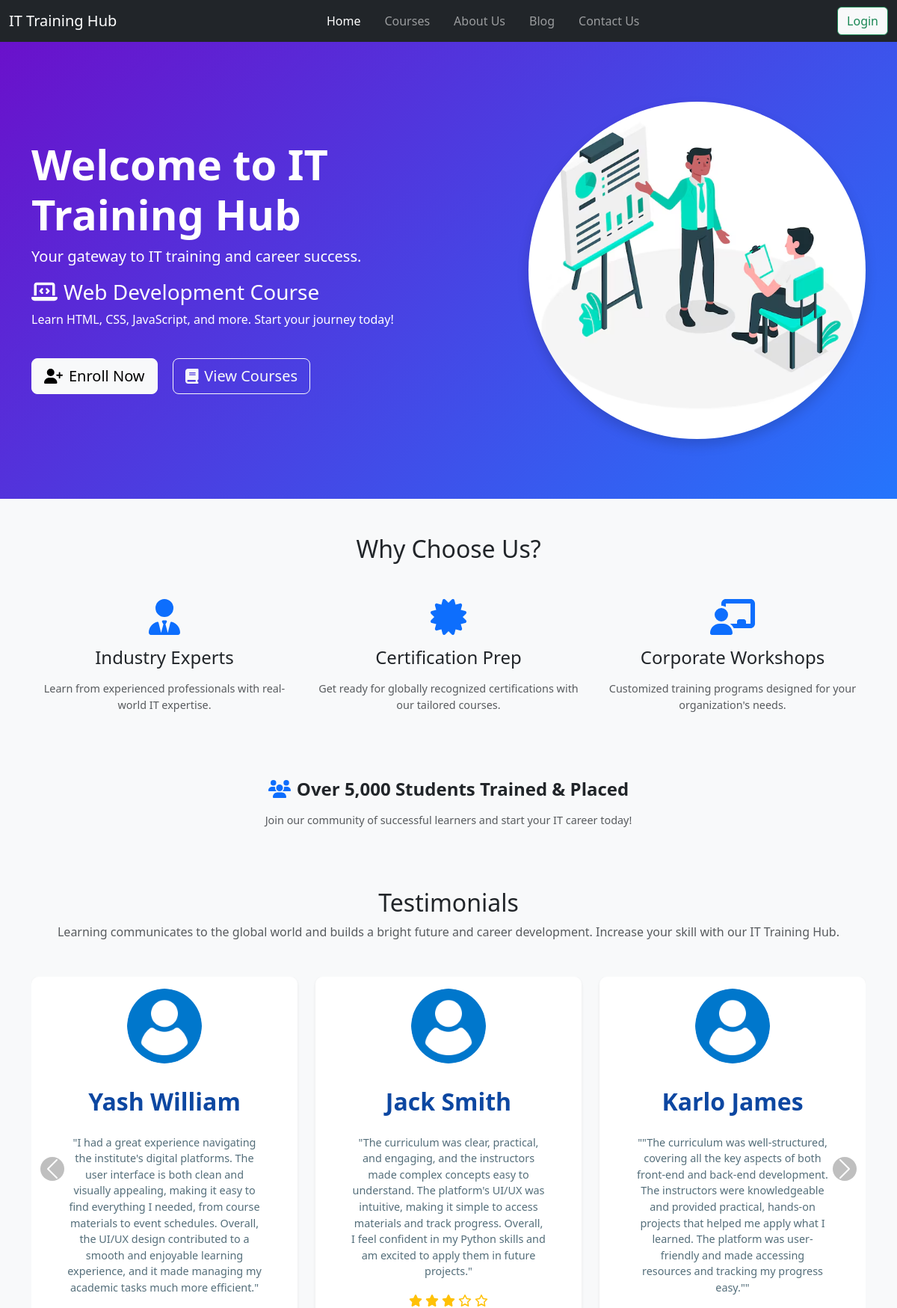
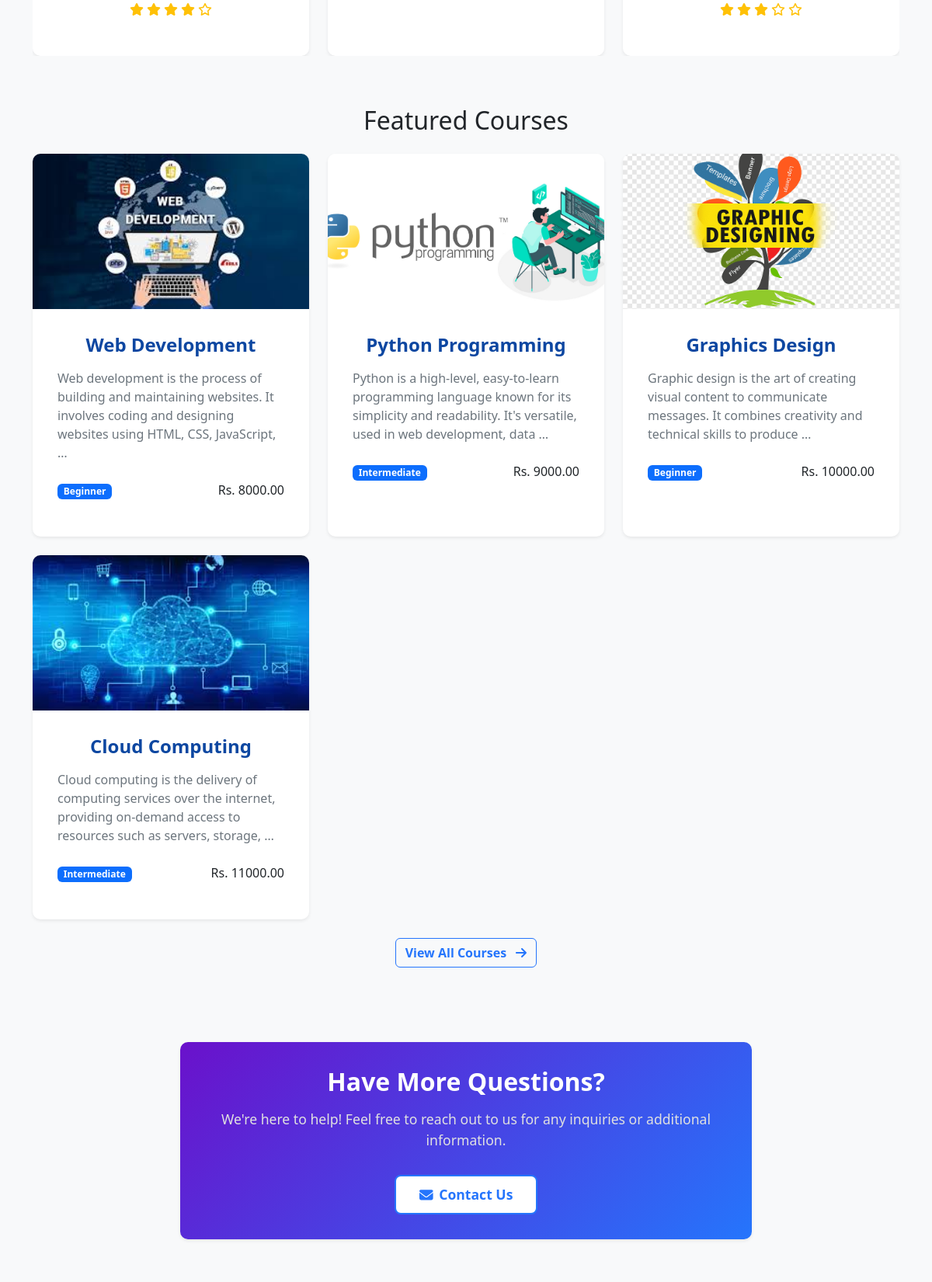
The page / (upper part) on the database its author committed (2 pictures, top to bottom).
### myapp/models.py (models this page shows, shortened)
class Testimonial(models.Model):
    student_name = models.CharField(max_length=100)
    postion = models.CharField(max_length=100)
    testimonial = models.TextField()
    photo = models.ImageField(upload_to="testimonials/",null=True,blank=True)
    rating = models.DecimalField(
        max_digits=3, decimal_places=2, default=0.0
    )  # Max 5.0 rating
    is_active = models.BooleanField(default=True)

class Course(models.Model):
    SKILL_LEVEL_CHOICES = [
        ('beginner', 'Beginner'),
        ('intermediate', 'Intermediate'),
        ('advanced', 'Advanced'),
    ]
    DURATION_CHOICES = [
        ('short-term', 'Short-term'),
        ('long-term', 'Long-term'),
    ]
    instructor = models.ForeignKey(
    settings.AUTH_USER_MODEL,
    on_delete=models.CASCADE,
    null=True,
    blank=True,
    related_name='courses'
)
    name = models.CharField(max_length=200)
    description = models.TextField()
    duration = models.CharField(max_length=20, choices=DURATION_CHOICES)
    fee = models.DecimalField(max_digits=10, decimal_places=2)
    skill_level = models.CharField(max_length=20, choices=SKILL_LEVEL_CHOICES)
    prerequisites = models.TextField(blank=True)
    image = models.ImageField(upload_to='courses/', blank=True, null=True)

### myapp/views.py (the view)
# urls.py: path("",home, name='home'),
def home(request):
    testimonials = Testimonial.objects.all()
    courses= Course.objects.all()
    context = {
        "courses":courses,
        "testimonials": testimonials,
    }
    return render(request, 'main/home.html',context)

### myapp/templates/main/home.html (shortened to what this page needs)
{% extends 'base.html' %}
{% load static %}
{% block content %}
  <section class="banner-section" style="background: linear-gradient(135deg, #6a11cb, #2575fc); padding: 80px 0;">
    <div class="container">
      <div class="row align-items-center">
        <div class="col-md-7 text-white">
          <h1 class="display-4 fw-bold">Welcome to IT Training Hub</h1>
          <p class="lead">Your gateway to IT training and career success.</p>
          <div id="bannerCarousel" class="carousel slide" data-bs-ride="carousel">
            <div class="carousel-inner">
              <div class="carousel-item active">
                <h3><i class="fas fa-laptop-code me-2"></i>Web Development Course</h3>
                <p>Learn HTML, CSS, JavaScript, and more. Start your journey today!</p>
              </div>
            </div>
          </div>
          <div class="cta-buttons mt-4">
            <a href="#" class="btn btn-light btn-lg me-3"><i class="fas fa-user-plus me-2"></i>Enroll Now</a>
            <a href="{% url 'course' %}" class="btn btn-outline-light btn-lg me-3"><i class="fas fa-book me-2"></i>View Courses</a>
          </div>
        </div>
        <div class="col-md-5 d-flex justify-content-center">
          <img src="{% static 'images/homepage.png' %}" alt="IT Training" class="img-fluid rounded-circle shadow" style="max-width: 100%; height: auto; object-fit: cover; aspect-ratio: 1/1;">
        </div>
      </div>
    </div>
  </section>
  <section class="why-choose-us py-5 bg-light">
    <div class="container">
      <h2 class="text-center mb-5">Why Choose Us?</h2>
      <div class="row text-center">
        <div class="col-md-4 mb-4">
          <div class="icon-wrapper mb-3">
            <i class="fas fa-user-tie fa-3x text-primary"></i>
          </div>
          <h4>Industry Experts</h4>
          <p class="text-muted">Learn from experienced professionals with real-world IT expertise.</p>
        </div>
        <div class="col-md-4 mb-4">
          <div class="icon-wrapper mb-3">
            <i class="fas fa-certificate fa-3x text-primary"></i>
          </div>
          <h4>Certification Prep</h4>
          <p class="text-muted">Get ready for globally recognized certifications with our tailored courses.</p>
        </div>
        <div class="col-md-4 mb-4">
          <div class="icon-wrapper mb-3">
            <i class="fas fa-chalkboard-teacher fa-3x text-primary"></i>
          </div>
          <h4>Corporate Workshops</h4>
          <p class="text-muted">Customized training programs designed for your organization's needs.</p>
        </div>
      </div>
      <div class="row mt-5">
        <div class="col-md-12 text-center">
          <h4 class="fw-bold"><i class="fas fa-users me-2 text-primary"></i>Over 5,000 Students Trained & Placed</h4>
          <p class="text-muted">Join our community of successful learners and start your IT career today!</p>
        </div>
      </div>
    </div>
  </section>
<div class="container my-3" data-aos="fade-down" data-aos-duration="1000">
  <h2 class="text-center">Testimonials</h2>
  <p class="text-muted text-center mb-5">Learning communicates to the global world and builds a bright future and career development. Increase your skill with our IT Training Hub.</p>
  <div id="testimonialCarousel" class="carousel slide" data-bs-ride="carousel">
    <div class="carousel-inner">
      {% for testimonial in testimonials %}
        {% if forloop.counter0|divisibleby:3 %}
          <div class="carousel-item {% if forloop.first %}active{% endif %}">
            <div class="row row-cols-1 row-cols-md-3 g-4">
        {% endif %}
              <div class="col">
                <div class="card h-100 shadow-sm text-center p-3">
                  <img src="{% if testimonial.photo %}{{ testimonial.photo.url }}{% else %}{% static 'images/default-user.png' %}{% endif %}" class="rounded-circle mx-auto" alt="{{ testimonial.student_name }}" width="100" height="100">
                  <div class="card-body">
                    <h5 class="card-title">{{ testimonial.student_name }}</h5>
                    <p class="card-text">"{{ testimonial.testimonial }}"</p>
                    <div class="text-warning">
                      {% for _ in "12345" %}
                        {% if forloop.counter <= testimonial.rating %}
                          <i class="fas fa-star"></i>
                        {% else %}
                          <i class="far fa-star"></i>
                        {% endif %}
                      {% endfor %}
                    </div>
                  </div>
                </div>
              </div>
        {% if forloop.counter|divisibleby:3 or forloop.last %}
            </div>
          </div>
        {% endif %}
      {% endfor %}
    </div>
    <button class="carousel-control-prev" type="button" data-bs-target="#testimonialCarousel" data-bs-slide="prev">
      <span class="carousel-control-prev-icon" aria-hidden="true"></span>
    </button>
    <button class="carousel-control-next" type="button" data-bs-target="#testimonialCarousel" data-bs-slide="next">
      <span class="carousel-control-next-icon" aria-hidden="true"></span>
    </button>
  </div>
</div>
<section class="courses-section py-5">
  <div class="container">
    <h2 class="text-center mb-4">Featured Courses</h2>
    <div class="row row-cols-1 row-cols-md-2 row-cols-lg-3 g-4">
      {% for course in courses %}
      <div class="col">
        <div class="card h-100 shadow-sm">
          {% if course.image %}
          <img src="{{ course.image.url }}" class="card-img-top" alt="{{ course.name }}">
          {% else %}
          <img src="{% static 'images/default-course.jpg' %}" class="card-img-top" alt="Default Course Image">
          {% endif %}
          <div class="card-body">
            <h5 class="card-title">{{ course.name }}</h5>
            <p class="card-text">{{ course.short_description|default:course.description|truncatewords:20 }}</p>
            <div class="mb-3">
              <span class="badge bg-primary">{{ course.get_skill_level_display }}</span>
              <span class="float-end">Rs. {{ course.fee }}</span>
            </div>
          </div>
        </div>
      </div>
      {% endfor %}
    </div>
    <div class="text-center mt-4">
      <a href="{% url 'course' %}" class="btn btn-outline-primary btn-light">
        View All Courses <i class="fas fa-arrow-right ms-2"></i>
      </a>
    </div>
  </div>
</section>
<section class="inquiries-section py-5 bg-light">
  <div class="container">
    <div class="row justify-content-center">
      <div class="col-md-8 text-center">
        <div class="card shadow-sm">
          <div class="card-body">
            <h3 class="card-title">Have More Questions?</h3>
            <p class="card-text">We're here to help! Feel free to reach out to us for any inquiries or additional information.</p>
            <a href="#contact" class="btn btn-primary btn-lg">
              <i class="fas fa-envelope me-2"></i>Contact Us
            </a>
          </div>
        </div>
      </div>
    </div>
  </div>
</section>
{% endblock content %}

### myapp/static/css/style.css (style rules this page uses)
.banner-section { background-color: #f8f9fa; padding: 60px 0; }
.cta-buttons .btn { margin-right: 10px; margin-bottom: 10px; }
.carousel-control-prev, .carousel-control-next { width: 5%; z-index: 10; }
.carousel-control-prev-icon, .carousel-control-next-icon { background-color: rgba(0, 0, 0, 0.5) !important; border-radius: 50%; padding: 10px; }
.inquiries-section { padding: 60px 0; }
.inquiries-section .card { border: none; border-radius: 10px; background: linear-gradient(135deg, #6a11cb, #2575fc); color: #ffffff; transition: transform 0.3s ease, box-shadow 0.3s ease; }
.inquiries-section .card-title { font-size: 2rem; font-weight: bold; margin-bottom: 1rem; color: #ffffff; }
.inquiries-section .card-text { font-size: 1.1rem; color: #e0e0e0; margin-bottom: 2rem; }
.inquiries-section .btn-primary { background-color: #ffffff; color: #2575fc; border: 2px solid #2575fc; padding: 10px 30px; font-size: 1.1rem; transition: background-color 0.3s ease, color 0.3s ease; }
.courses-section { padding: 60px 0; }
.courses-section .card { border: none; border-radius: 10px; transition: transform 0.3s ease, box-shadow 0.3s ease; }
.courses-section .card-img-top { border-top-left-radius: 10px; border-top-right-radius: 10px; height: 200px; object-fit: cover; }
.courses-section .card-title { font-size: 1.5rem; font-weight: bold; margin-bottom: 1rem; }
.courses-section .card-text { font-size: 1rem; color: #6c757d; margin-bottom: 1.5rem; }
.courses-section .btn-outline-primary { border-color: #2575fc; color: #2575fc; }
.card { border: none; border-radius: 10px; box-shadow: 0 4px 12px rgba(0, 0, 0, 0.1); transition: transform 0.3s ease, box-shadow 0.3s ease; }
.card-body { padding: 30px; }
.card-title { font-size: 2rem; font-weight: bold; margin-bottom: 1.5rem; color: #0d47a1; text-align: center; }
.btn-primary { background-color: #0d47a1; border: none; padding: 10px; font-size: 1rem; font-weight: bold; transition: background-color 0.3s ease; }
.text-center p { margin-top: 1rem; font-size: 0.9rem; color: #546e7a; }
.text-center a { color: #0d47a1; text-decoration: none; font-weight: bold; }
body { background-color: #f8f9fa; }
.card-body { padding: 2rem; }

### rows shown on the page
Testimonial: student_name "Yash William", testimonial "I had a great experience navigating the institute's digital platforms. The user interface is both clean and visually appealing, making it easy to find everything I needed, from course materials to event schedules. Overall, the UI/UX design contributed to a smooth and enjoyable learning experience, and it made managing my academic tasks much more efficient.", rating 4 (drawn)
Testimonial: student_name "Jack Smith", testimonial "The curriculum was clear, practical, and engaging, and the instructors made complex concepts easy to understand. The platform's UI/UX was intuitive, making it simple to access materials and track progress. Overall, I feel confident in my Python skills and am excited to apply them in future projects.", rating 3 (drawn)
Testimonial: student_name "Karlo James", testimonial "\"The curriculum was well-structured, covering all the key aspects of both front-end and back-end development. The instructors were knowledgeable and provided practical, hands-on projects that helped me apply what I learned. The platform was user-friendly and made accessing resources and tracking my progress easy.\"", rating 3 (drawn)
Course: image (picture), name "Web Development", short_description "Web development is the process of building and maintaining websites. It involves coding and designing websites using HTML, CSS, JavaScript, …", skill_level "Beginner", fee "8000.00"
Course: image (picture), name "Python Programming", short_description "Python is a high-level, easy-to-learn programming language known for its simplicity and readability. It's versatile, used in web development, data …", skill_level "Intermediate", fee "9000.00"
Course: image (picture), name "Graphics Design", short_description "Graphic design is the art of creating visual content to communicate messages. It combines creativity and technical skills to produce …", skill_level "Beginner", fee "10000.00"
Course: image (picture), name "Cloud Computing", short_description "Cloud computing is the delivery of computing services over the internet, providing on-demand access to resources such as servers, storage, …", skill_level "Intermediate", fee "11000.00"
